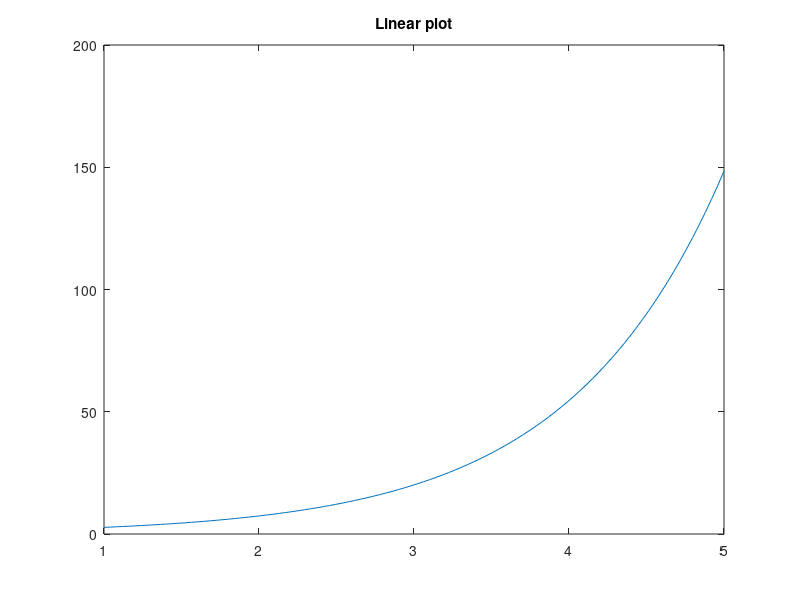
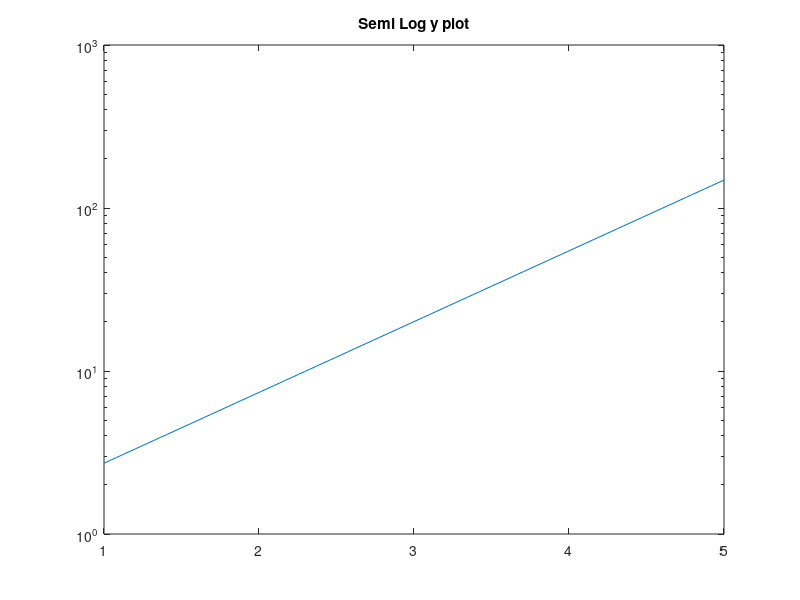

These figures' MATLAB source, in order:
%
% semilogy example
%

% x and y vectors
x = linspace(1,5);
y = exp(x);

% linear plot
fig1 = figure;
ax1 = axes(fig1);
plot(ax1, x, y);
title(ax1, 'Linear plot')

% semilogy plot
fig2 = figure;
ax2 = axes(fig2);
semilogy(ax2, x, y);
title(ax2, 'Semi Log y plot')
